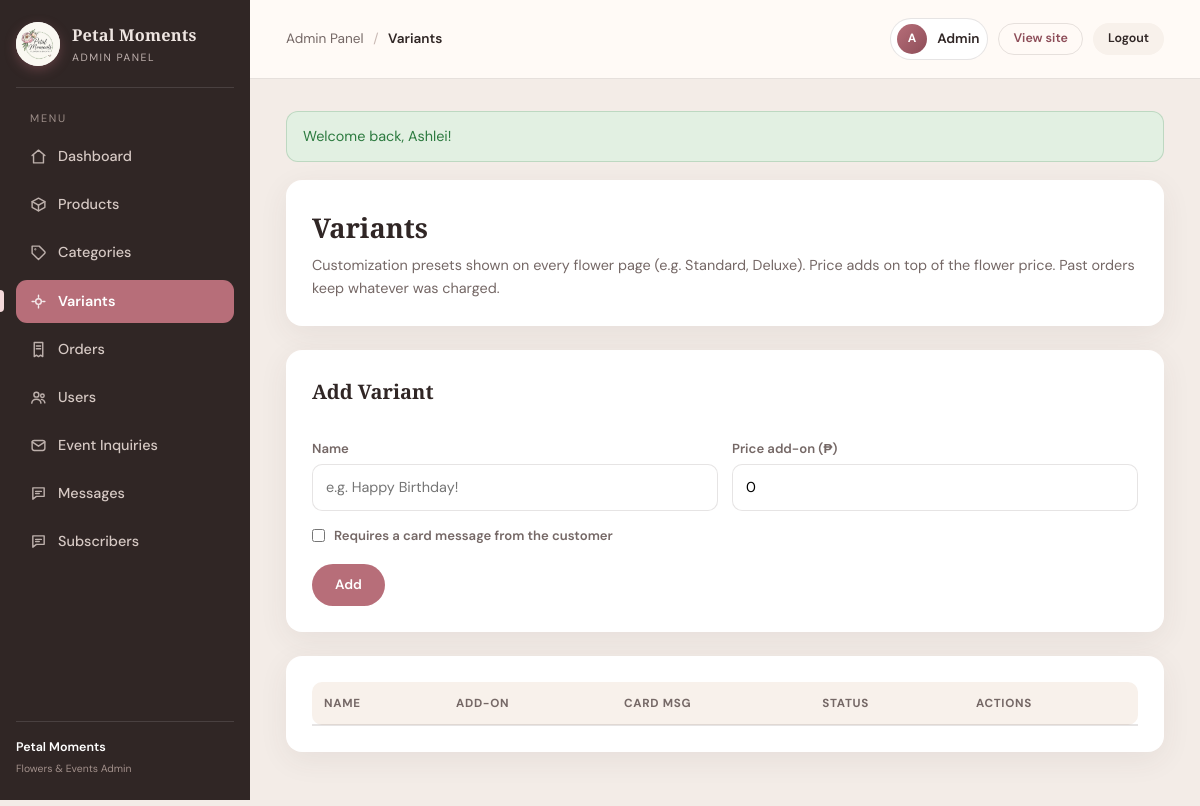
Page /admin/variants.php (signed in) on the earlier database version.
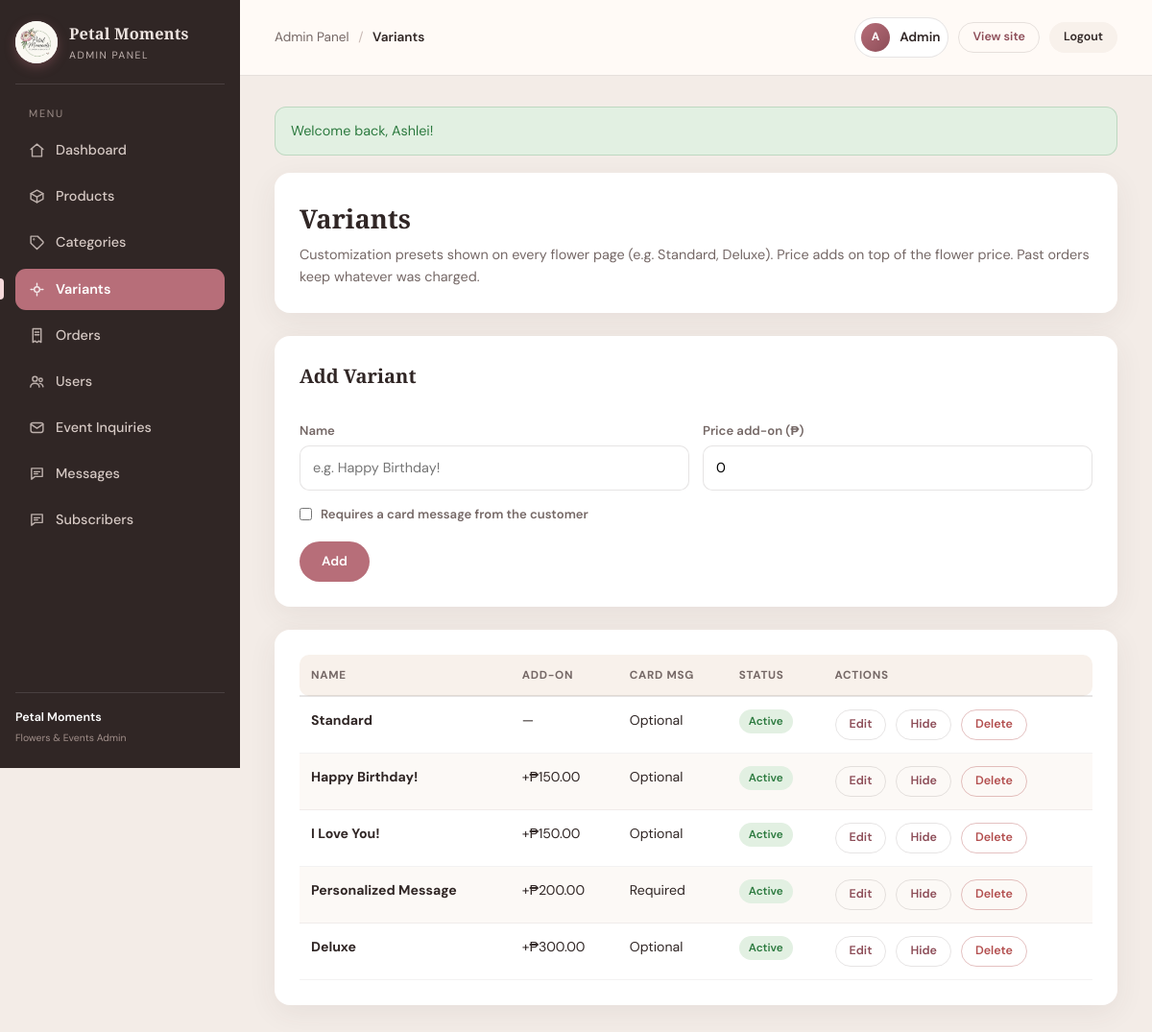
Same page on the later database version.
### tables this page shows
CREATE TABLE variants (
  id             INT UNSIGNED AUTO_INCREMENT PRIMARY KEY,
  name           VARCHAR(60)  NOT NULL UNIQUE,
  price_adjust   DECIMAL(10,2) NOT NULL DEFAULT 0.00,
  needs_message  TINYINT(1)   NOT NULL DEFAULT 0,
  is_active      TINYINT(1)   NOT NULL DEFAULT 1
);

### config/functions.php (called while the page is built, shortened)
<?php
function e($value)
{
    return htmlspecialchars((string)$value);
}
function get_flashes()
{
    $flashes = $_SESSION['flash'] ?? [];
    return $flashes;
}

### admin/variants.php (the view, shortened to what this page needs)
<?php
require_once __DIR__ . '/../config/functions.php';
$active = 'variants';
include __DIR__ . '/includes/admin_header.php';
$variants = $pdo->query("SELECT * FROM variants ORDER BY price_adjust ASC, id ASC")->fetchAll();
$editing = null;
?>
<div class="admin-card">
    <h1>Variants</h1>
    <p>Customization presets shown on every flower page (e.g. Standard, Deluxe). Price adds on top of the flower price. Past orders keep whatever was charged.</p>
</div>
<div class="admin-card">
    <h2><?php echo $editing ? 'Edit Variant' : 'Add Variant'; ?></h2>
    <form method="post" action="variants.php" class="admin-form">
        <div class="form-row">
            <div>
                <label>Name</label>
                <input type="text" name="name" value="<?php echo e($editing['name'] ?? ''); ?>" placeholder="e.g. Happy Birthday!" required>
            </div>
            <div>
                <label>Price add-on (₱)</label>
                <input type="number" name="price_adjust" step="0.01" min="0" value="<?php echo e($editing['price_adjust'] ?? '0'); ?>" required>
            </div>
        </div>
        <label class="checkbox"><input type="checkbox" name="needs_message" <?php echo ($editing && $editing['needs_message']) ? 'checked' : ''; ?>> Requires a card message from the customer</label>
        <div class="form-actions">
            <button type="submit" class="btn btn-primary"><?php echo $editing ? 'Save' : 'Add'; ?></button>
        </div>
    </form>
</div>
<div class="admin-card">
    <div class="table-scroll">
    <table class="admin-table">
        <thead><tr><th>Name</th><th>Add-on</th><th>Card msg</th><th>Status</th><th>Actions</th></tr></thead>
        <tbody>
        <?php foreach ($variants as $v): ?>
            <tr>
                <td><strong><?php echo e($v['name']); ?></strong></td>
                <td><?php echo $v['price_adjust'] > 0 ? '+₱' . number_format((float)$v['price_adjust'], 2) : '—'; ?></td>
                <td><?php echo $v['needs_message'] ? 'Required' : 'Optional'; ?></td>
                <td><span class="chip <?php echo $v['is_active'] ? 'chip-yes' : 'chip-no'; ?>"><?php echo $v['is_active'] ? 'Active' : 'Hidden'; ?></span></td>
                <td>
                    <div class="cell-actions">
                        <a class="btn btn-ghost btn-sm" href="variants.php?edit=<?php echo (int)$v['id']; ?>">Edit</a>
                        <a class="btn btn-ghost btn-sm" href="variants.php?toggle=<?php echo (int)$v['id']; ?>"><?php echo $v['is_active'] ? 'Hide' : 'Show'; ?></a>
                        <a class="btn btn-danger btn-sm" href="variants.php?delete=<?php echo (int)$v['id']; ?>" onclick="return confirm('Delete this variant? Past orders are unaffected.');">Delete</a>
                    </div>
                </td>
            </tr>
        <?php endforeach; ?>
        </tbody>
    </table>
    </div>
</div>
<?php include __DIR__ . '/includes/admin_footer.php'; ?>

### admin/includes/admin_header.php (shortened to what this page needs)
<?php
require_once __DIR__ . '/../../config/functions.php';
$navLabels = [
    'dashboard'   => 'Dashboard',
    'products'    => 'Products',
    'variants'    => 'Variants',
    'categories'  => 'Categories',
    'orders'      => 'Orders',
    'users'       => 'Users',
    'inquiries'   => 'Event Inquiries',
    'messages'    => 'Messages',
    'subscribers' => 'Subscribers',
];
$crumbLabel = $navLabels[$active ?? ''] ?? 'Admin Panel';
?>
<!DOCTYPE html>
<html lang="en">
<head>
    <link rel="stylesheet" href="admin_style.css" />
</head>
<body class="admin-body">
<div class="admin-layout">
    <aside class="admin-sidebar">
        <div class="admin-brand">
            <img src="logo.png" alt="Petal Moments logo" class="brand-logo" />
            <div>
                <strong>Petal Moments</strong>
                <small>Admin Panel</small>
            </div>
        </div>
        <div class="admin-nav-label">Menu</div>
        <nav class="admin-nav">
            <a href="index.php" class="<?php echo ($active ?? '') === 'dashboard' ? 'active' : ''; ?>">
                <svg viewBox="0 0 24 24" fill="none" stroke="currentColor" stroke-width="2" stroke-linecap="round" stroke-linejoin="round"><path d="M3 10.5 12 3l9 7.5"/><path d="M5 9.5V21h14V9.5"/></svg>
                Dashboard
            </a>
            <a href="products.php" class="<?php echo ($active ?? '') === 'products' ? 'active' : ''; ?>">
                <svg viewBox="0 0 24 24" fill="none" stroke="currentColor" stroke-width="2" stroke-linecap="round" stroke-linejoin="round"><path d="M21 8 12 3 3 8v8l9 5 9-5V8Z"/><path d="M3 8l9 5 9-5"/><path d="M12 13v8"/></svg>
                Products
            </a>
            <a href="categories.php" class="<?php echo ($active ?? '') === 'categories' ? 'active' : ''; ?>">
                <svg viewBox="0 0 24 24" fill="none" stroke="currentColor" stroke-width="2" stroke-linecap="round" stroke-linejoin="round"><path d="M20.6 13.4 12 22l-9-9V3h10l7.6 7.6a2 2 0 0 1 0 2.8Z"/><circle cx="7.5" cy="7.5" r=".5"/></svg>
                Categories
            </a>
            <a href="variants.php" class="<?php echo ($active ?? '') === 'variants' ? 'active' : ''; ?>">
                <svg viewBox="0 0 24 24" fill="none" stroke="currentColor" stroke-width="2" stroke-linecap="round" stroke-linejoin="round"><path d="M12 3v3M12 18v3M3 12h3M18 12h3"/><circle cx="12" cy="12" r="4"/></svg>
                Variants
            </a>
            <a href="orders.php" class="<?php echo ($active ?? '') === 'orders' ? 'active' : ''; ?>">
                <svg viewBox="0 0 24 24" fill="none" stroke="currentColor" stroke-width="2" stroke-linecap="round" stroke-linejoin="round"><path d="M6 2h12v20l-3-2-3 2-3-2-3 2V2Z"/><path d="M9 7h6"/><path d="M9 11h6"/></svg>
                Orders
            </a>
            <a href="users.php" class="<?php echo ($active ?? '') === 'users' ? 'active' : ''; ?>">
                <svg viewBox="0 0 24 24" fill="none" stroke="currentColor" stroke-width="2" stroke-linecap="round" stroke-linejoin="round"><circle cx="9" cy="8" r="3.5"/><path d="M2.5 20c.5-3.5 3.2-5.5 6.5-5.5s6 2 6.5 5.5"/><circle cx="17.5" cy="9.5" r="2.5"/><path d="M16 14.6c2.6.3 4.5 2 5 4.9"/></svg>
                Users
            </a>
            <a href="inquiries.php" class="<?php echo ($active ?? '') === 'inquiries' ? 'active' : ''; ?>">
                <svg viewBox="0 0 24 24" fill="none" stroke="currentColor" stroke-width="2" stroke-linecap="round" stroke-linejoin="round"><rect x="3" y="5" width="18" height="14" rx="3"/><path d="m3 7 9 6 9-6"/></svg>
                Event Inquiries
            </a>
            <a href="messages.php" class="<?php echo ($active ?? '') === 'messages' ? 'active' : ''; ?>">
                <svg viewBox="0 0 24 24" fill="none" stroke="currentColor" stroke-width="2" stroke-linecap="round" stroke-linejoin="round"><path d="M4 4h16v12H9l-5 4V4Z"/><path d="M8 9h8"/><path d="M8 12h5"/></svg>
                Messages
            </a>
            <a href="subscribers.php" class="<?php echo ($active ?? '') === 'subscribers' ? 'active' : ''; ?>">
                <svg viewBox="0 0 24 24" fill="none" stroke="currentColor" stroke-width="2" stroke-linecap="round" stroke-linejoin="round"><path d="M4 4h16v12H9l-5 4V4Z"/><path d="M8 9h8"/><path d="M8 12h5"/></svg>
                Subscribers
            </a>
        </nav>
        <div class="admin-sidebar-foot">
            <span>Petal Moments</span>
            <small>Flowers &amp; Events Admin</small>
        </div>
    </aside>
    <div class="admin-content">
        <header class="admin-topbar">
            <div class="crumb">Admin Panel <span class="crumb-span">/</span> <b><?php echo e($crumbLabel); ?></b></div>
            <div class="topbar-right">
                <div class="admin-user">
                    <span class="avatar avatar-sm">A</span>
                    <span>Admin</span>
                </div>
                <a class="btn btn-ghost btn-sm" href="../index.php">View site</a>
                <a class="btn btn-light btn-sm" href="../logout.php">Logout</a>
            </div>
        </header>
        <main class="admin-main">
        <?php foreach (get_flashes() as $flashMsg): ?>
            <div class="flash-alert flash-<?php echo $flashMsg['type'] === 'error' ? 'error' : 'success'; ?>">
                <?php echo e($flashMsg['message']); ?>
            </div>
        <?php endforeach; ?>

### admin/includes/admin_footer.php (shortened to what this page needs)
</main>
    </div>
</div>
</body>
</html>

Differences in the rows shown:
added variants: name "Standard", needs_message "Optional", is_active "Active"
added variants: name "Happy Birthday!", price_adjust "150.00", needs_message "Optional", is_active "Active"
added variants: name "I Love You!", price_adjust "150.00", needs_message "Optional", is_active "Active"
added variants: name "Personalized Message", price_adjust "200.00", needs_message "Required", is_active "Active"
added variants: name "Deluxe", price_adjust "300.00", needs_message "Optional", is_active "Active"
